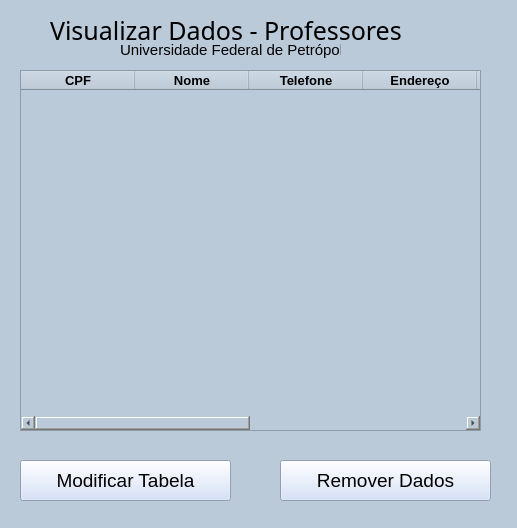
<?xml version="1.0" encoding="UTF-8"?>
<ui version="4.0">
 <class>MainWindow</class>
 <widget class="QMainWindow" name="MainWindow">
  <property name="geometry">
   <rect>
    <x>0</x>
    <y>0</y>
    <width>517</width>
    <height>528</height>
   </rect>
  </property>
  <property name="windowTitle">
   <string>MainWindow</string>
  </property>
  <property name="styleSheet">
   <string notr="true">background-color: rgb(186, 202, 217);</string>
  </property>
  <widget class="QWidget" name="centralwidget">
   <widget class="QLabel" name="label_2">
    <property name="geometry">
     <rect>
      <x>120</x>
      <y>40</y>
      <width>221</width>
      <height>20</height>
     </rect>
    </property>
    <property name="font">
     <font>
      <family>MS UI Gothic</family>
      <pointsize>11</pointsize>
     </font>
    </property>
    <property name="text">
     <string>Universidade Federal de Petrópolis</string>
    </property>
   </widget>
   <widget class="QLabel" name="label">
    <property name="geometry">
     <rect>
      <x>50</x>
      <y>20</y>
      <width>401</width>
      <height>21</height>
     </rect>
    </property>
    <property name="font">
     <font>
      <family>MS Gothic</family>
      <pointsize>19</pointsize>
     </font>
    </property>
    <property name="text">
     <string>Visualizar Dados - Professores</string>
    </property>
   </widget>
   <widget class="QTableWidget" name="tableWidget">
    <property name="geometry">
     <rect>
      <x>20</x>
      <y>70</y>
      <width>461</width>
      <height>361</height>
     </rect>
    </property>
    <property name="styleSheet">
     <string notr="true">background-color: rgb(186, 202, 217);</string>
    </property>
    <property name="gridStyle">
     <enum>Qt::DashLine</enum>
    </property>
    <attribute name="horizontalHeaderDefaultSectionSize">
     <number>114</number>
    </attribute>
    <column>
     <property name="text">
      <string>CPF</string>
     </property>
     <property name="font">
      <font>
       <family>Arial</family>
       <pointsize>10</pointsize>
       <weight>75</weight>
       <bold>true</bold>
      </font>
     </property>
    </column>
    <column>
     <property name="text">
      <string>Nome</string>
     </property>
     <property name="font">
      <font>
       <family>Arial</family>
       <pointsize>10</pointsize>
       <weight>75</weight>
       <bold>true</bold>
      </font>
     </property>
    </column>
    <column>
     <property name="text">
      <string>Telefone</string>
     </property>
     <property name="font">
      <font>
       <family>Arial</family>
       <pointsize>10</pointsize>
       <weight>75</weight>
       <bold>true</bold>
      </font>
     </property>
    </column>
    <column>
     <property name="text">
      <string>Endereço</string>
     </property>
     <property name="font">
      <font>
       <family>Arial</family>
       <pointsize>10</pointsize>
       <weight>75</weight>
       <bold>true</bold>
      </font>
     </property>
    </column>
    <column>
     <property name="text">
      <string>Inicio</string>
     </property>
     <property name="font">
      <font>
       <family>Arial</family>
       <pointsize>10</pointsize>
       <weight>75</weight>
       <bold>true</bold>
      </font>
     </property>
    </column>
    <column>
     <property name="text">
      <string>Salário</string>
     </property>
     <property name="font">
      <font>
       <family>Arial</family>
       <pointsize>10</pointsize>
       <weight>75</weight>
       <bold>true</bold>
      </font>
     </property>
    </column>
    <column>
     <property name="text">
      <string>Ativo</string>
     </property>
     <property name="font">
      <font>
       <family>Arial</family>
       <pointsize>10</pointsize>
       <weight>75</weight>
       <bold>true</bold>
      </font>
     </property>
    </column>
    <column>
     <property name="text">
      <string>Código Curso</string>
     </property>
     <property name="font">
      <font>
       <family>Arial</family>
       <pointsize>10</pointsize>
       <weight>75</weight>
       <bold>true</bold>
      </font>
     </property>
    </column>
   </widget>
   <widget class="QPushButton" name="pushButton">
    <property name="geometry">
     <rect>
      <x>20</x>
      <y>460</y>
      <width>211</width>
      <height>41</height>
     </rect>
    </property>
    <property name="font">
     <font>
      <family>MS UI Gothic</family>
      <pointsize>14</pointsize>
     </font>
    </property>
    <property name="styleSheet">
     <string notr="true">
background-color: rgb(206, 220, 248);</string>
    </property>
    <property name="text">
     <string>Modificar Tabela</string>
    </property>
   </widget>
   <widget class="QPushButton" name="pushButton_3">
    <property name="geometry">
     <rect>
      <x>280</x>
      <y>460</y>
      <width>211</width>
      <height>41</height>
     </rect>
    </property>
    <property name="font">
     <font>
      <family>MS UI Gothic</family>
      <pointsize>14</pointsize>
     </font>
    </property>
    <property name="styleSheet">
     <string notr="true">
background-color: rgb(206, 220, 248);</string>
    </property>
    <property name="text">
     <string>Remover Dados</string>
    </property>
   </widget>
  </widget>
  <widget class="QStatusBar" name="statusbar"/>
 </widget>
 <resources/>
 <connections/>
</ui>
